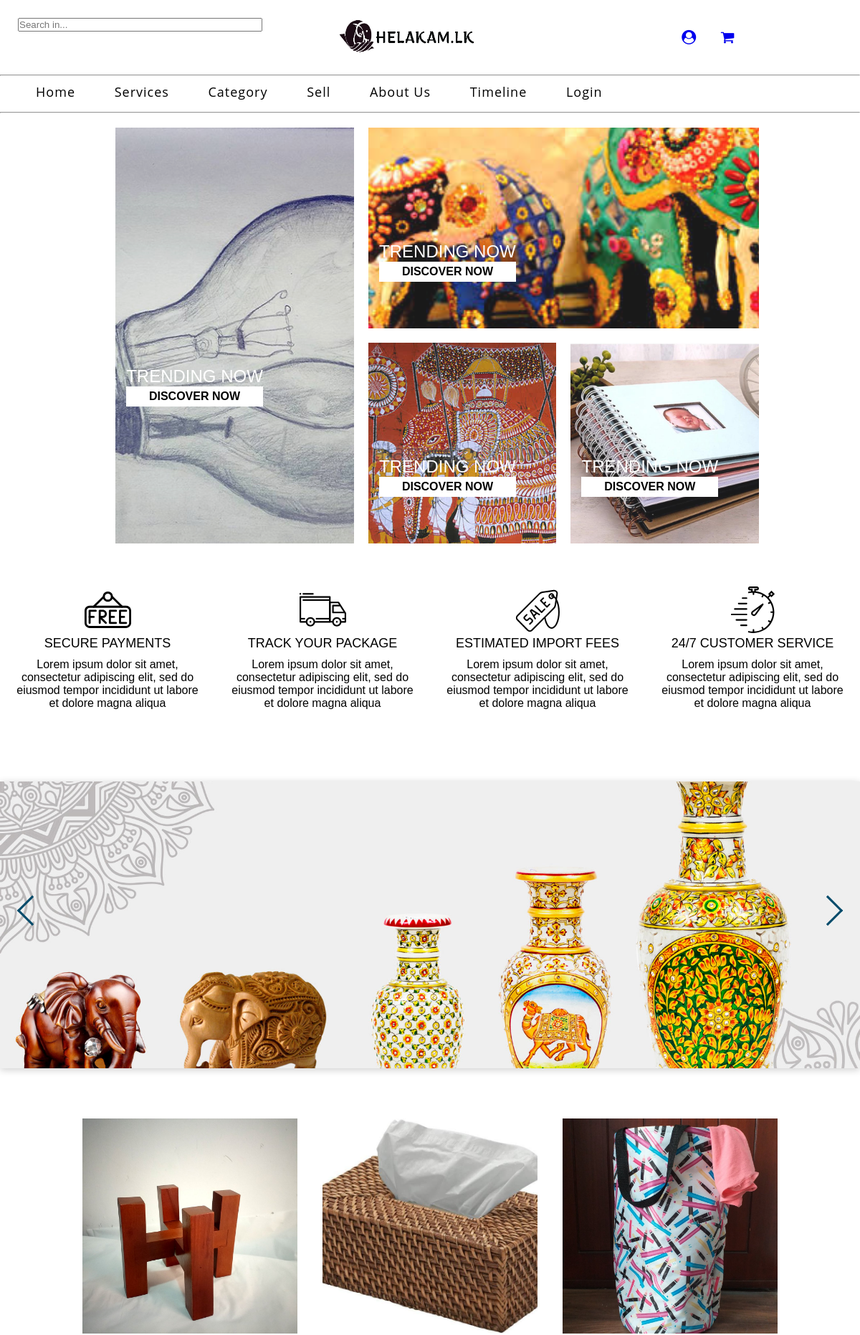
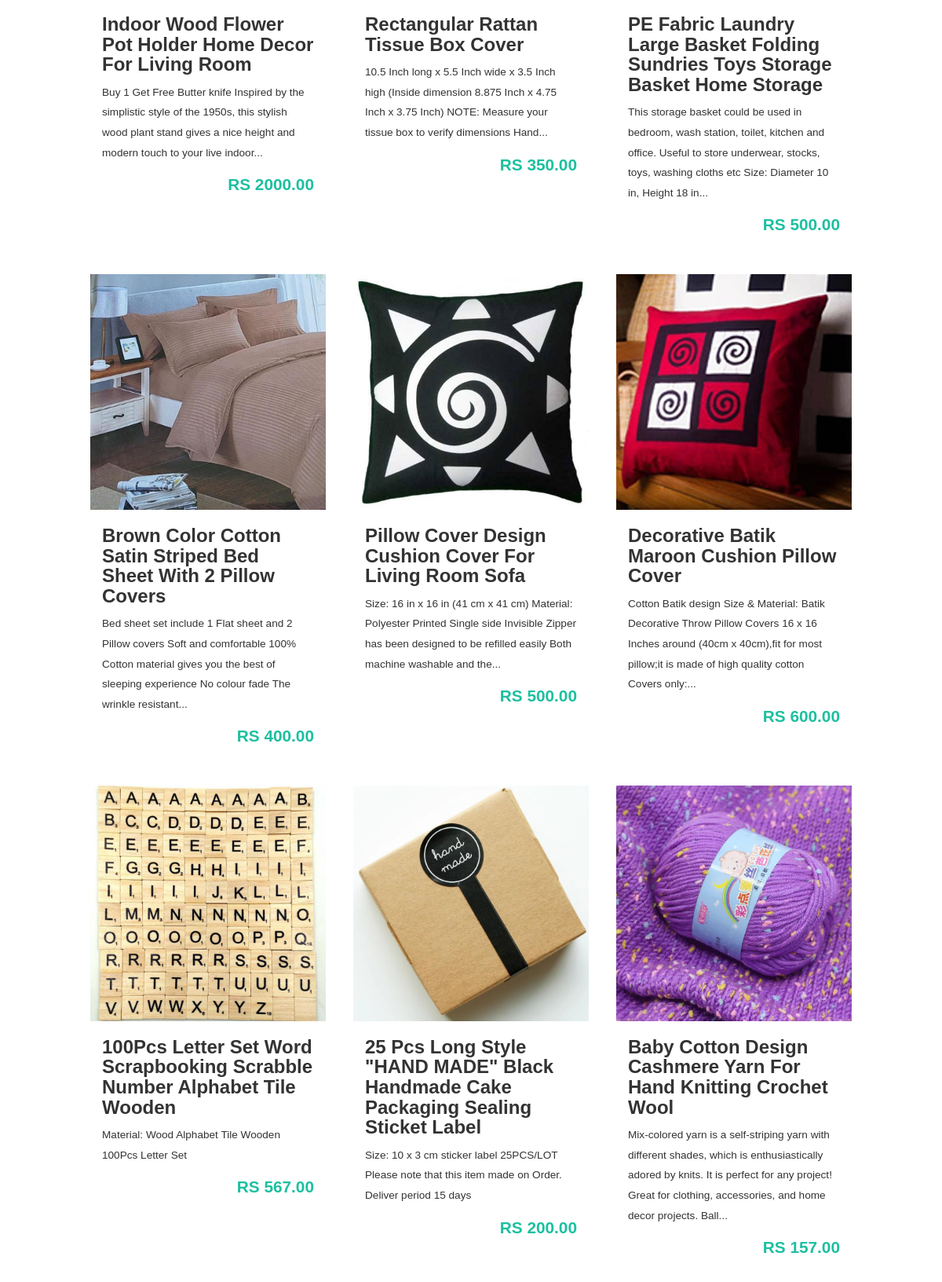
Screenshot of /Malmi/HELA/index.php (upper part) with the database file from the repository (2 pictures, top to bottom).
### tables this page shows
CREATE TABLE `producta` (
  `p_id` int(10) NOT NULL,
  `p_name` text NOT NULL,
  `p_cat` varchar(20) NOT NULL,
  `p_weight` float NOT NULL,
  `p_color` varchar(10) NOT NULL,
  `p_price` float NOT NULL,
  `p_quantity` int(5) NOT NULL,
  `p_des` text NOT NULL,
  `p_path1` text NOT NULL,
  `s_id` int(10) NOT NULL
);

### Malmi/HELA/php/CreateDb.php (called while the page is built, shortened)
<?php
class CreateDb
{
        public $tablename;
        public $con;
    public function __construct(
        $dbname = "newdb",
        $tablename = "producta",
        $servername = "localhost",
        $username = "root",
        $password = ""
    )
    {
      $this->tablename = $tablename;
        $this->con = mysqli_connect($servername, $username, $password);
        $sql = "CREATE DATABASE IF NOT EXISTS $dbname";
        if(mysqli_query($this->con, $sql)){
            $this->con = mysqli_connect($servername, $username, $password, $dbname);
        }else{
            return false;
        }
    }
    public function getData(){
        $sql = "SELECT * FROM $this->tablename";
        $result = mysqli_query($this->con, $sql);
        if(mysqli_num_rows($result) > 0){
            return $result;
        }
    }
}

### Malmi/HELA/php/component.php (the view, shortened to what this page needs)
<?php
function button1($pname,$pprice,$pimg,$pdec,$productid) {
           $elemet="
<form action=\"index.php\" method=\"post\">
                <a href='view.php?id=$productid' name=\"view\"><figure class=\"snip1268\">
  <div class=\"image\">
    <img src=\"$pimg\" alt=\"Image1\" class=\"img-fluid card-img-top\">
  <button type=\"submit\" class=\"add-to-cart\" name=\"add\">Add to Cart </button>
  </div>
  <figcaption>
     <h2 class=\"card-title\">$pname</h2>
    <p>$pdec</p>
    <div class=\"price\">RS $pprice.00</div>
 <input type='hidden' name='product_id' value='$productid'>
  </figcaption>
</figure></a>
  </form>
           ";
            echo $elemet;
        }
?>

### Malmi/HELA/index.php (shortened to what this page needs)
<?php
require_once ('php/CreateDb.php');
require_once ('php/component.php');
$database = new CreateDb("newdb", "producta");
?>
<!doctype html>
<html lang="en">
<head>
    <link rel="stylesheet" href="css/product.css">
    <link rel="stylesheet" href="css/header.css">
      <link rel="stylesheet" href="css/indexs.css">
      <link rel="stylesheet" href="css/footer.css">
      <link rel="stylesheet" href="https://cdnjs.cloudflare.com/ajax/libs/font-awesome/4.7.0/css/font-awesome.min.css">
</head>
<body>
<?php include ("php/header1.php"); ?>
<?php include("includes/ternding.php"); ?>
    <?php include("includes/service.php"); ?>
    <?php include("includes/slie.php"); ?>
<div class="product">
            <?php
                $result = $database->getData();
                for ($x = 0; $x < 18; $x++){
                    $row = mysqli_fetch_assoc($result);
                    button1($row['p_name'], $row['p_price'], $row['p_path1'],$row['p_des'], $row['p_id']);
                }
            ?>
</div>
</body>
</html>

### Malmi/HELA/css/product.css (style rules this page uses)
a { text-decoration: none; }
.product { display: flex; flex-wrap: wrap; justify-content: space-between; width: 1000px; margin: auto; }
.snip1268 { flex-basis: 25s%; font-family: 'Raleway', Arial, sans-serif; position: relative; overflow: hidden; margin: 10px; min-width: 220px; max-width: 310px; width: 100%; color: #333333; text-align: center; background-color: #ffffff; line-height: 1.6em; }
.snip1268 * { box-sizing: border-box; transition: all 0.6s ease; }
.snip1268 .image { position: relative; }
.snip1268 img { width: 300px; height:300px; object-fit: cover; max-width: 100%; vertical-align: top; transition: opacity 0.35s; }
.snip1268 figcaption { padding: 20px 20px 30px; }
.snip1268 h2, .snip1268 p { margin: 0; text-align: left; }
.snip1268 h2 { margin-bottom: 10px; font-weight: 700; }
.snip1268 p { margin-bottom: 15px; font-size: 0.85em; font-weight: 500; }
.snip1268 .price { font-size: 1.3em; color: #1cc0a0; font-weight: 700; text-align: right; }

### Malmi/HELA/css/indexs.css (style rules this page uses)
body { margin: 0; padding: 0; }

### Malmi/HELA/includes/service.php (style rules this page uses)
* { margin: 0; padding: 0; box-sizing: border-box; font-family: 'Josefin Sans', sans-serif; }

### rows the page displays
producta: p_path1 (picture), p_name "Indoor Wood Flower Pot Holder Home Decor For Living Room", p_des "Buy 1 Get Free Butter knife Inspired by the simplistic style of the 1950s, this stylish wood plant stand gives a nice height and modern touch to your live indoor...", p_price "2000"
producta: p_path1 (picture), p_name "Rectangular Rattan Tissue Box Cover", p_des "10.5 Inch long x 5.5 Inch wide x 3.5 Inch high (Inside dimension 8.875 Inch x 4.75 Inch x 3.75 Inch) NOTE: Measure your tissue box to verify dimensions Hand...", p_price "350"
producta: p_path1 (picture), p_name "PE Fabric Laundry Large Basket Folding Sundries Toys Storage Basket Home Storage", p_des "This storage basket could be used in bedroom, wash station, toilet, kitchen and office. Useful to store underwear, stocks, toys, washing cloths etc Size: Diameter 10 in, Height 18 in...", p_price "500"
producta: p_path1 (picture), p_name "Brown Color Cotton Satin Striped Bed Sheet With 2 Pillow Covers", p_des "Bed sheet set include 1 Flat sheet and 2 Pillow covers Soft and comfortable 100% Cotton material gives you the best of sleeping experience No colour fade The wrinkle resistant...", p_price "400"
producta: p_path1 (picture), p_name "Pillow Cover Design Cushion Cover For Living Room Sofa", p_des "Size: 16 in x 16 in (41 cm x 41 cm) Material: Polyester Printed Single side Invisible Zipper has been designed to be refilled easily Both machine washable and the...", p_price "500"
producta: p_path1 (picture), p_name "Decorative Batik Maroon Cushion Pillow Cover", p_des "Cotton Batik design Size & Material: Batik Decorative Throw Pillow Covers 16 x 16 Inches around (40cm x 40cm),fit for most pillow;it is made of high quality cotton Covers only:...", p_price "600"
producta: p_path1 (picture), p_name "100Pcs Letter Set Word Scrapbooking Scrabble Number Alphabet Tile Wooden", p_des "Material: Wood Alphabet Tile Wooden 100Pcs Letter Set", p_price "567"
producta: p_path1 (picture), p_name "25 Pcs Long Style \"HAND MADE\" Black Handmade Cake Packaging Sealing Sticket Label", p_des "Size: 10 x 3 cm sticker label 25PCS/LOT Please note that this item made on Order. Deliver period 15 days", p_price "200"
producta: p_path1 (picture), p_name "Baby Cotton Design Cashmere Yarn For Hand Knitting Crochet Wool", p_des "Mix-colored yarn is a self-striping yarn with different shades, which is enthusiastically adored by knits. It is perfect for any project! Great for clothing, accessories, and home decor projects. Ball...", p_price "157"
